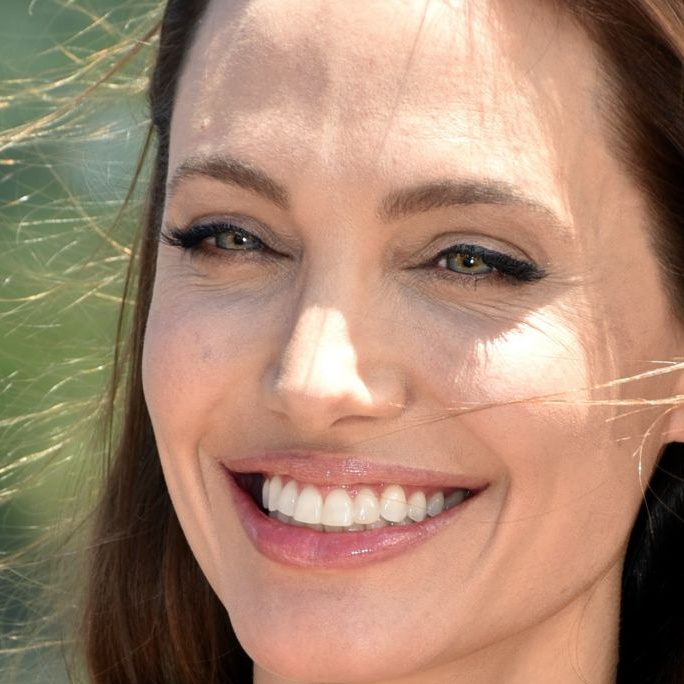
#> input picture dataset/angelina_jolie/499.jpg, 684 x 684 px, given as the content of the folder ../dataset_original, which was not available
$ python imageCropped.py
#> lines starting #> are read from the running program, lines starting #| are printed output that depends on the picture; pictures that were not available may be replaced by others from this repository, and a replacement may not be noted
import os
import cv2
import random

path_original = "../dataset_original"
path_destination = "../dataset"
files_sub = os.listdir(path_original)
print(files_sub)
face_cascade = cv2.CascadeClassifier('../models/haarcascade_frontalface_alt2.xml')
for i in range(len(files_sub)):
    files = os.listdir(path_original+"/"+files_sub[i])
    k = 1
    for j in range(len(files)):
        k = k * 10
        try:
            img = cv2.imread(path_original+"/"+files_sub[i]+"/"+files[j])
#> img is the input picture: shape (684, 684, 3); mean B, G, R 112.3, 134.3, 166.7
            gray = cv2.cvtColor(img,cv2.COLOR_BGR2GRAY)
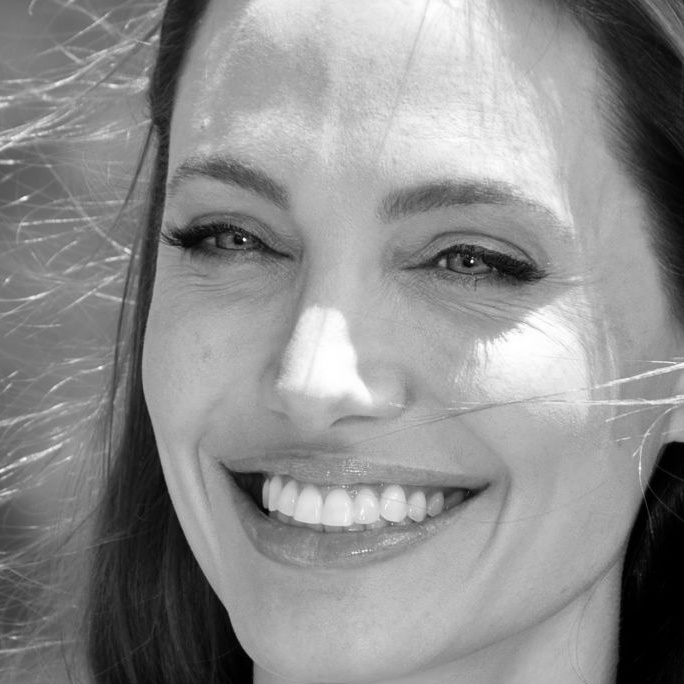
#> gray: shape (684, 684); min 0, max 255, mean 141.5
            faces = face_cascade.detectMultiScale(gray, 1.3, 4)
#> faces = [[61, 46, 606, 606]]

            for(x,y,w,h) in faces:
                roi_color = img[y:y+h, x:x+w]
                print(path_destination+"/"+files_sub[i]+"/"+files[j])
                cv2.imwrite(path_destination+"/"+files_sub[i]+"/"+files[j], roi_color)
                cv2.imwrite(path_destination+"/"+files_sub[i]+"/"+str(random.randint(0,500))+".jpg", roi_color)
                cv2.imwrite(path_destination+"/"+files_sub[i]+"/"+str(random.randint(0,500))+".jpg", roi_color)
                cv2.imwrite(path_destination+"/"+files_sub[i]+"/"+str(random.randint(0,500))+".jpg", roi_color)
                cv2.imwrite(path_destination+"/"+files_sub[i]+"/"+str(random.randint(0,500))+".jpg", roi_color)
#> this loop made 1 pass
#| ../dataset/499.jpg/499.jpg
#> pass 1, `roi_color = img[y:y+h, x:x+w]`:
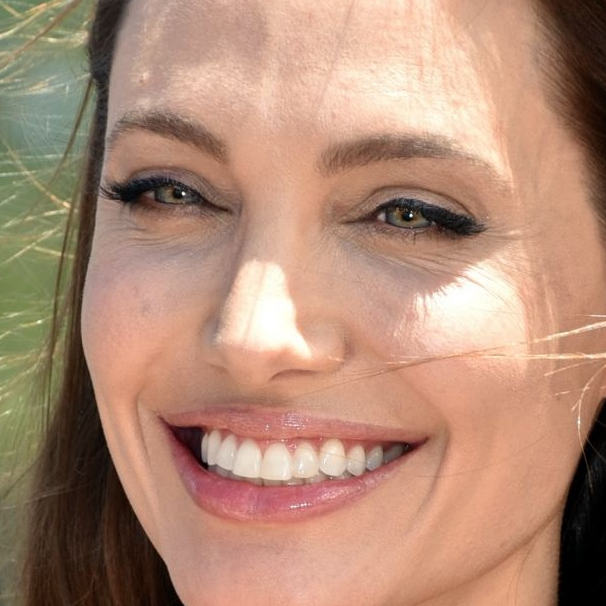
#> roi_color: shape (606, 606, 3); mean B, G, R 117.7, 139, 176.8
        except Exception as error:
            print(error)
            # pass

$ run again, on dataset/brad_pitt/106.jpg
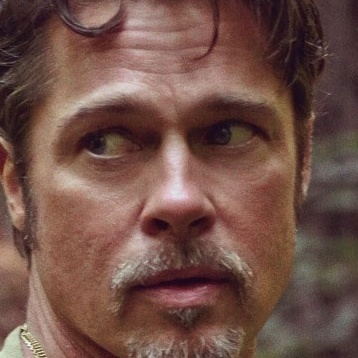
#> input picture dataset/brad_pitt/106.jpg, 358 x 358 px, given as the content of the folder ../dataset_original, which was not available
#> img is the input picture: shape (358, 358, 3); mean B, G, R 72, 80.7, 112.9
#> `gray = cv2.cvtColor(img,cv2.COLOR_BGR2GRAY)`:
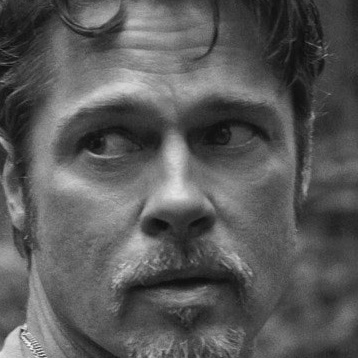
#> gray: shape (358, 358); min 10, max 243, mean 89.3
#> faces = [[30, 30, 288, 288]]
#> the loop `for(x,y,w,h) in faces:` made 1 pass
#> (printed output is left out)
#> pass 1, `roi_color = img[y:y+h, x:x+w]`:
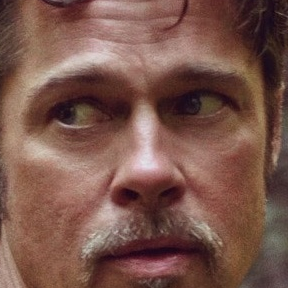
#> roi_color: shape (288, 288, 3); mean B, G, R 75.5, 85.7, 121.8

$ run again, on dataset/brad_pitt/110.jpg
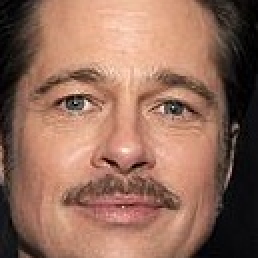
#> input picture dataset/brad_pitt/110.jpg, 129 x 129 px, given as the content of the folder ../dataset_original, which was not available (shown 2 times larger)
#> img is the input picture: shape (129, 129, 3); mean B, G, R 90.7, 107.8, 147.7
#> `gray = cv2.cvtColor(img,cv2.COLOR_BGR2GRAY)`:
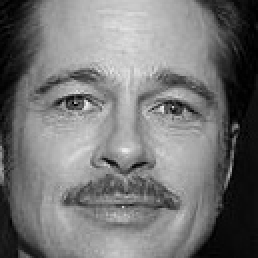
#> gray: shape (129, 129) (shown 2 times larger); min 0, max 245, mean 117.8
#> faces = [[11, 10, 104, 104]]
#> the loop `for(x,y,w,h) in faces:` made 1 pass
#> (printed output is left out)
#> pass 1, `roi_color = img[y:y+h, x:x+w]`:
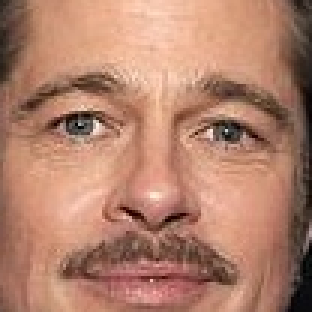
#> roi_color: shape (104, 104, 3) (shown 3 times larger); mean B, G, R 107.7, 128.7, 178

$ run again, on dataset/mohamed_ali/0.jpg
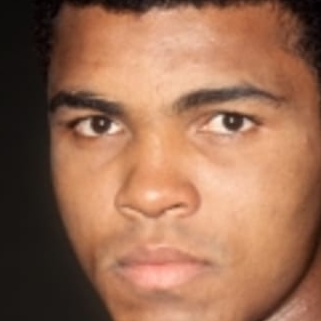
#> input picture dataset/mohamed_ali/0.jpg, 321 x 321 px, given as the content of the folder ../dataset_original, which was not available
#> img is the input picture: shape (321, 321, 3); mean B, G, R 82.9, 108.6, 154.3
#> `gray = cv2.cvtColor(img,cv2.COLOR_BGR2GRAY)`:
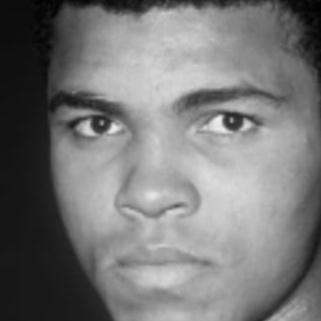
#> gray: shape (321, 321); min 1, max 242, mean 119.4
#> faces = [[26, 28, 250, 250]]
#> the loop `for(x,y,w,h) in faces:` made 1 pass
#> (printed output is left out)
#> pass 1, `roi_color = img[y:y+h, x:x+w]`:
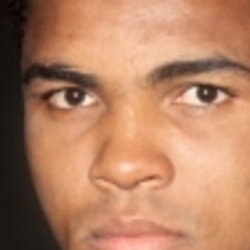
#> roi_color: shape (250, 250, 3); mean B, G, R 99.8, 129.5, 180.2
